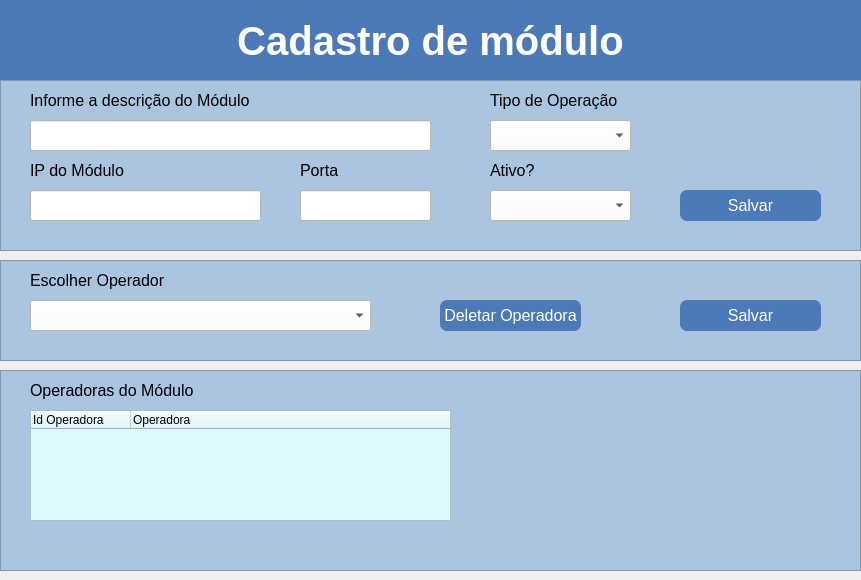
<?xml version="1.0" encoding="UTF-8"?>
<ui version="4.0">
 <class>Form</class>
 <widget class="QWidget" name="Form">
  <property name="geometry">
   <rect>
    <x>0</x>
    <y>0</y>
    <width>861</width>
    <height>580</height>
   </rect>
  </property>
  <property name="windowTitle">
   <string>Form</string>
  </property>
  <widget class="QFrame" name="frame">
   <property name="geometry">
    <rect>
     <x>0</x>
     <y>0</y>
     <width>861</width>
     <height>80</height>
    </rect>
   </property>
   <property name="styleSheet">
    <string notr="true">background-color: rgb(76, 121, 183);</string>
   </property>
   <property name="frameShape">
    <enum>QFrame::StyledPanel</enum>
   </property>
   <property name="frameShadow">
    <enum>QFrame::Raised</enum>
   </property>
   <widget class="QLabel" name="label">
    <property name="geometry">
     <rect>
      <x>0</x>
      <y>0</y>
      <width>861</width>
      <height>81</height>
     </rect>
    </property>
    <property name="font">
     <font>
      <pointsize>30</pointsize>
      <weight>75</weight>
      <bold>true</bold>
     </font>
    </property>
    <property name="styleSheet">
     <string notr="true">color: rgb(255, 255, 255);</string>
    </property>
    <property name="text">
     <string>Cadastro de módulo</string>
    </property>
    <property name="alignment">
     <set>Qt::AlignCenter</set>
    </property>
   </widget>
  </widget>
  <widget class="QFrame" name="frame_2">
   <property name="geometry">
    <rect>
     <x>0</x>
     <y>80</y>
     <width>861</width>
     <height>171</height>
    </rect>
   </property>
   <property name="styleSheet">
    <string notr="true">background-color: rgb(171, 196, 223);</string>
   </property>
   <property name="frameShape">
    <enum>QFrame::StyledPanel</enum>
   </property>
   <property name="frameShadow">
    <enum>QFrame::Raised</enum>
   </property>
   <widget class="QLineEdit" name="lineEdit">
    <property name="geometry">
     <rect>
      <x>30</x>
      <y>40</y>
      <width>401</width>
      <height>31</height>
     </rect>
    </property>
    <property name="styleSheet">
     <string notr="true">background-color: rgb(255, 255, 255);</string>
    </property>
   </widget>
   <widget class="QLabel" name="label_2">
    <property name="geometry">
     <rect>
      <x>30</x>
      <y>10</y>
      <width>251</width>
      <height>21</height>
     </rect>
    </property>
    <property name="font">
     <font>
      <pointsize>12</pointsize>
     </font>
    </property>
    <property name="styleSheet">
     <string notr="true">color: rgb(0, 0, 0);</string>
    </property>
    <property name="text">
     <string>Informe a descrição do Módulo</string>
    </property>
   </widget>
   <widget class="QComboBox" name="comboBox">
    <property name="geometry">
     <rect>
      <x>490</x>
      <y>40</y>
      <width>141</width>
      <height>31</height>
     </rect>
    </property>
    <property name="styleSheet">
     <string notr="true">background-color: rgb(255, 255, 255);</string>
    </property>
    <item>
     <property name="text">
      <string/>
     </property>
    </item>
    <item>
     <property name="text">
      <string>GSM</string>
     </property>
    </item>
    <item>
     <property name="text">
      <string>LTE</string>
     </property>
    </item>
   </widget>
   <widget class="QLabel" name="label_3">
    <property name="geometry">
     <rect>
      <x>490</x>
      <y>10</y>
      <width>141</width>
      <height>21</height>
     </rect>
    </property>
    <property name="font">
     <font>
      <pointsize>12</pointsize>
     </font>
    </property>
    <property name="styleSheet">
     <string notr="true">color: rgb(0, 0, 0);</string>
    </property>
    <property name="text">
     <string>Tipo de Operação</string>
    </property>
   </widget>
   <widget class="QLineEdit" name="lineEdit_2">
    <property name="geometry">
     <rect>
      <x>30</x>
      <y>110</y>
      <width>231</width>
      <height>31</height>
     </rect>
    </property>
    <property name="styleSheet">
     <string notr="true">background-color: rgb(255, 255, 255);</string>
    </property>
   </widget>
   <widget class="QLabel" name="label_4">
    <property name="geometry">
     <rect>
      <x>30</x>
      <y>80</y>
      <width>251</width>
      <height>21</height>
     </rect>
    </property>
    <property name="font">
     <font>
      <pointsize>12</pointsize>
     </font>
    </property>
    <property name="styleSheet">
     <string notr="true">color: rgb(0, 0, 0);</string>
    </property>
    <property name="text">
     <string>IP do Módulo</string>
    </property>
   </widget>
   <widget class="QLineEdit" name="lineEdit_3">
    <property name="geometry">
     <rect>
      <x>300</x>
      <y>110</y>
      <width>131</width>
      <height>31</height>
     </rect>
    </property>
    <property name="styleSheet">
     <string notr="true">background-color: rgb(255, 255, 255);</string>
    </property>
    <property name="text">
     <string/>
    </property>
   </widget>
   <widget class="QLabel" name="label_5">
    <property name="geometry">
     <rect>
      <x>300</x>
      <y>80</y>
      <width>111</width>
      <height>21</height>
     </rect>
    </property>
    <property name="font">
     <font>
      <pointsize>12</pointsize>
     </font>
    </property>
    <property name="styleSheet">
     <string notr="true">color: rgb(0, 0, 0);</string>
    </property>
    <property name="text">
     <string>Porta</string>
    </property>
   </widget>
   <widget class="QComboBox" name="comboBox_2">
    <property name="geometry">
     <rect>
      <x>490</x>
      <y>110</y>
      <width>141</width>
      <height>31</height>
     </rect>
    </property>
    <property name="styleSheet">
     <string notr="true">background-color: rgb(255, 255, 255);</string>
    </property>
    <item>
     <property name="text">
      <string/>
     </property>
    </item>
    <item>
     <property name="text">
      <string>SIM</string>
     </property>
    </item>
    <item>
     <property name="text">
      <string>NÃO</string>
     </property>
    </item>
   </widget>
   <widget class="QLabel" name="label_6">
    <property name="geometry">
     <rect>
      <x>490</x>
      <y>80</y>
      <width>141</width>
      <height>21</height>
     </rect>
    </property>
    <property name="font">
     <font>
      <pointsize>12</pointsize>
     </font>
    </property>
    <property name="styleSheet">
     <string notr="true">color: rgb(0, 0, 0);</string>
    </property>
    <property name="text">
     <string>Ativo?</string>
    </property>
   </widget>
   <widget class="QPushButton" name="pushButton">
    <property name="geometry">
     <rect>
      <x>680</x>
      <y>110</y>
      <width>141</width>
      <height>31</height>
     </rect>
    </property>
    <property name="font">
     <font>
      <family>MS Shell Dlg 2</family>
      <pointsize>12</pointsize>
      <weight>50</weight>
      <italic>false</italic>
      <bold>false</bold>
     </font>
    </property>
    <property name="styleSheet">
     <string notr="true">QPushButton {
	border-radius:7px;
	color: rgb(255, 255, 255);
	background-color: rgb(76, 121, 183);
}</string>
    </property>
    <property name="text">
     <string>Salvar</string>
    </property>
   </widget>
  </widget>
  <widget class="QFrame" name="frame_3">
   <property name="geometry">
    <rect>
     <x>0</x>
     <y>260</y>
     <width>861</width>
     <height>101</height>
    </rect>
   </property>
   <property name="styleSheet">
    <string notr="true">background-color: rgb(171, 196, 223);</string>
   </property>
   <property name="frameShape">
    <enum>QFrame::StyledPanel</enum>
   </property>
   <property name="frameShadow">
    <enum>QFrame::Raised</enum>
   </property>
   <widget class="QLabel" name="label_17">
    <property name="geometry">
     <rect>
      <x>30</x>
      <y>10</y>
      <width>251</width>
      <height>21</height>
     </rect>
    </property>
    <property name="font">
     <font>
      <pointsize>12</pointsize>
     </font>
    </property>
    <property name="styleSheet">
     <string notr="true">color: rgb(0, 0, 0);</string>
    </property>
    <property name="text">
     <string>Escolher Operador</string>
    </property>
   </widget>
   <widget class="QComboBox" name="comboBox_8">
    <property name="geometry">
     <rect>
      <x>30</x>
      <y>40</y>
      <width>341</width>
      <height>31</height>
     </rect>
    </property>
    <property name="styleSheet">
     <string notr="true">background-color: rgb(255, 255, 255);</string>
    </property>
    <item>
     <property name="text">
      <string/>
     </property>
    </item>
    <item>
     <property name="text">
      <string>CLARO</string>
     </property>
    </item>
    <item>
     <property name="text">
      <string>TIM</string>
     </property>
    </item>
    <item>
     <property name="text">
      <string>VIVO</string>
     </property>
    </item>
    <item>
     <property name="text">
      <string>OI</string>
     </property>
    </item>
   </widget>
   <widget class="QPushButton" name="pushButton_2">
    <property name="geometry">
     <rect>
      <x>680</x>
      <y>40</y>
      <width>141</width>
      <height>31</height>
     </rect>
    </property>
    <property name="font">
     <font>
      <family>MS Shell Dlg 2</family>
      <pointsize>12</pointsize>
      <weight>50</weight>
      <italic>false</italic>
      <bold>false</bold>
     </font>
    </property>
    <property name="styleSheet">
     <string notr="true">QPushButton {
	border-radius:7px;
	color: rgb(255, 255, 255);
	background-color: rgb(76, 121, 183);
}</string>
    </property>
    <property name="text">
     <string>Salvar</string>
    </property>
   </widget>
   <widget class="QPushButton" name="pushButton_5">
    <property name="geometry">
     <rect>
      <x>440</x>
      <y>40</y>
      <width>141</width>
      <height>31</height>
     </rect>
    </property>
    <property name="font">
     <font>
      <family>MS Shell Dlg 2</family>
      <pointsize>12</pointsize>
      <weight>50</weight>
      <italic>false</italic>
      <bold>false</bold>
     </font>
    </property>
    <property name="styleSheet">
     <string notr="true">QPushButton {
	border-radius:7px;
	color: rgb(255, 255, 255);
	background-color: rgb(76, 121, 183);
}</string>
    </property>
    <property name="text">
     <string>Deletar Operadora</string>
    </property>
   </widget>
  </widget>
  <widget class="QFrame" name="frame_4">
   <property name="geometry">
    <rect>
     <x>0</x>
     <y>370</y>
     <width>861</width>
     <height>201</height>
    </rect>
   </property>
   <property name="styleSheet">
    <string notr="true">background-color: rgb(171, 196, 223);</string>
   </property>
   <property name="frameShape">
    <enum>QFrame::StyledPanel</enum>
   </property>
   <property name="frameShadow">
    <enum>QFrame::Raised</enum>
   </property>
   <widget class="QLabel" name="label_18">
    <property name="geometry">
     <rect>
      <x>30</x>
      <y>10</y>
      <width>251</width>
      <height>21</height>
     </rect>
    </property>
    <property name="font">
     <font>
      <pointsize>12</pointsize>
     </font>
    </property>
    <property name="styleSheet">
     <string notr="true">color: rgb(0, 0, 0);</string>
    </property>
    <property name="text">
     <string>Operadoras do Módulo</string>
    </property>
   </widget>
   <widget class="QTreeWidget" name="treeWidget">
    <property name="geometry">
     <rect>
      <x>30</x>
      <y>40</y>
      <width>421</width>
      <height>111</height>
     </rect>
    </property>
    <property name="styleSheet">
     <string notr="true">background-color: rgb(221, 249, 255);</string>
    </property>
    <column>
     <property name="text">
      <string>Id Operadora</string>
     </property>
    </column>
    <column>
     <property name="text">
      <string>Operadora</string>
     </property>
    </column>
   </widget>
  </widget>
 </widget>
 <resources/>
 <connections/>
</ui>
